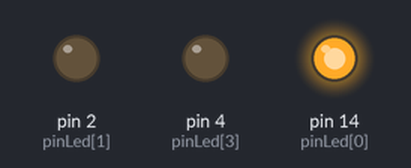
A sketch run on a simulated Arduino Uno, built with avr-gcc and run on an emulated ATmega328P. Shown: output pins drawn as LEDs (lit = HIGH). Pins used as bus, display or sensor lines are not drawn.

Above: at 0.05 s.
At 1.3 s:
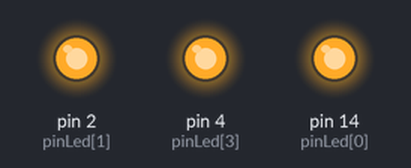
At 3.6 s:
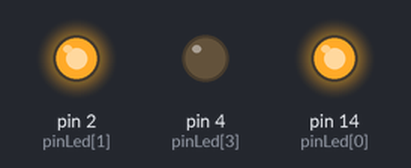
At 6.3 s:
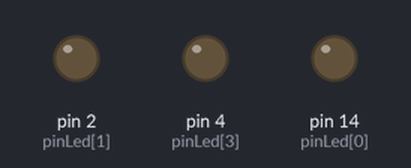
Timing chart, 0 to 7.8 s (numbered marks = the images above):
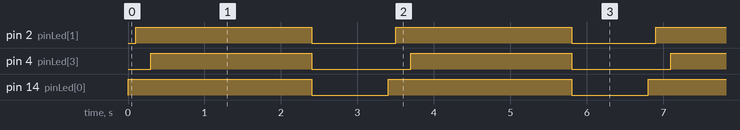

Measured:
- by itself, pin 2 (pinLed[1]): alternates HIGH for 2.3 s and LOW for 1.1 s
- by itself, pin 4 (pinLed[3]): alternates HIGH for 2.1 s and LOW for 1.3 s
- by itself, pin 14 (pinLed[0]): alternates HIGH for 2.4 s and LOW for 1.0 s

The sketch:

four-leds-with-for-loop.ino
```cpp
int pinLed[4] = {14,2,0,4};
int ledOn;

void setup() {
  Serial.begin(115200);

  int x;

  for (x = 0; x < 4; x++) {
    pinMode(pinLed[x], OUTPUT);
  }
}

void loop() {
  for (ledOn = 0; ledOn < 4; ledOn++) {
    digitalWrite(pinLed[ledOn], HIGH);
    delay(100);
  }

  delay(2000);

  for (ledOn = 0; ledOn < 4; ledOn++) {
    digitalWrite(pinLed[ledOn], LOW);
  }
  delay(1000);
}
```
